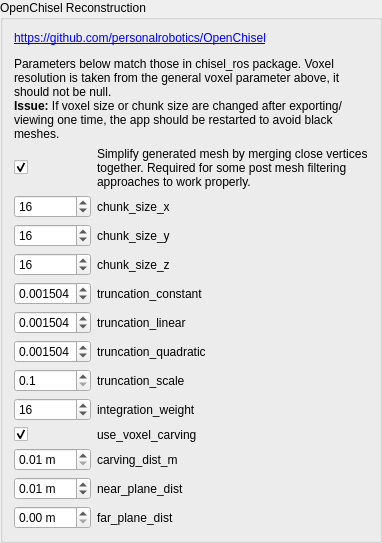
           <widget class="QGroupBox" name="groupBox_openchisel">
            <property name="title">
             <string>OpenChisel Reconstruction</string>
            </property>
            <layout class="QVBoxLayout" name="verticalLayout_18">
             <item>
              <widget class="QLabel" name="label_26">
               <property name="text">
                <string>&lt;html&gt;&lt;head/&gt;&lt;body&gt;&lt;p&gt;&lt;a href=&quot;https://github.com/personalrobotics/OpenChisel&quot;&gt;&lt;span style=&quot; text-decoration: underline; color:#0000ff;&quot;&gt;https://github.com/personalrobotics/OpenChisel&lt;/span&gt;&lt;/a&gt;&lt;/p&gt;&lt;p&gt;Parameters below match those in chisel_ros package. Voxel resolution is taken from the general voxel parameter above, it should not be null. &lt;br/&gt;&lt;span style=&quot; font-weight:600;&quot;&gt;Issue: &lt;/span&gt;If voxel size or chunk size are changed after exporting/viewing one time, the app should be restarted to avoid black meshes.&lt;/p&gt;&lt;/body&gt;&lt;/html&gt;</string>
               </property>
               <property name="wordWrap">
                <bool>true</bool>
               </property>
               <property name="openExternalLinks">
                <bool>true</bool>
               </property>
              </widget>
             </item>
             <item>
              <layout class="QGridLayout" name="gridLayout_19" columnstretch="0,1">
               <item row="4" column="1">
                <widget class="QLabel" name="label_36">
                 <property name="text">
                  <string>truncation_constant</string>
                 </property>
                 <property name="wordWrap">
                  <bool>true</bool>
                 </property>
                </widget>
               </item>
               <item row="3" column="1">
                <widget class="QLabel" name="label_35">
                 <property name="text">
                  <string>chunk_size_z</string>
                 </property>
                 <property name="wordWrap">
                  <bool>true</bool>
                 </property>
                </widget>
               </item>
               <item row="5" column="1">
                <widget class="QLabel" name="label_40">
                 <property name="text">
                  <string>truncation_linear</string>
                 </property>
                 <property name="wordWrap">
                  <bool>true</bool>
                 </property>
                </widget>
               </item>
               <item row="8" column="1">
                <widget class="QLabel" name="label_43">
                 <property name="text">
                  <string>integration_weight</string>
                 </property>
                 <property name="wordWrap">
                  <bool>true</bool>
                 </property>
                </widget>
               </item>
               <item row="11" column="1">
                <widget class="QLabel" name="label_46">
                 <property name="text">
                  <string>near_plane_dist</string>
                 </property>
                 <property name="wordWrap">
                  <bool>true</bool>
                 </property>
                </widget>
               </item>
               <item row="2" column="1">
                <widget class="QLabel" name="label_34">
                 <property name="text">
                  <string>chunk_size_y</string>
                 </property>
                 <property name="wordWrap">
                  <bool>true</bool>
                 </property>
                </widget>
               </item>
               <item row="2" column="0">
                <widget class="QSpinBox" name="spinBox_openchisel_chunk_size_y">
                 <property name="suffix">
                  <string/>
                 </property>
                 <property name="minimum">
                  <number>1</number>
                 </property>
                 <property name="maximum">
                  <number>99</number>
                 </property>
                 <property name="value">
                  <number>16</number>
                 </property>
                </widget>
               </item>
               <item row="4" column="0">
                <widget class="QDoubleSpinBox" name="doubleSpinBox_openchisel_truncation_constant">
                 <property name="suffix">
                  <string/>
                 </property>
                 <property name="decimals">
                  <number>6</number>
                 </property>
                 <property name="minimum">
                  <double>0.000001000000000</double>
                 </property>
                 <property name="maximum">
                  <double>1.000000000000000</double>
                 </property>
                 <property name="singleStep">
                  <double>0.001000000000000</double>
                 </property>
                 <property name="value">
                  <double>0.001504000000000</double>
                 </property>
                </widget>
               </item>
               <item row="3" column="0">
                <widget class="QSpinBox" name="spinBox_openchisel_chunk_size_z">
                 <property name="suffix">
                  <string/>
                 </property>
                 <property name="minimum">
                  <number>1</number>
                 </property>
                 <property name="maximum">
                  <number>99</number>
                 </property>
                 <property name="value">
                  <number>16</number>
                 </property>
                </widget>
               </item>
               <item row="1" column="0">
                <widget class="QSpinBox" name="spinBox_openchisel_chunk_size_x">
                 <property name="suffix">
                  <string/>
                 </property>
                 <property name="minimum">
                  <number>1</number>
                 </property>
                 <property name="maximum">
                  <number>99</number>
                 </property>
                 <property name="value">
                  <number>16</number>
                 </property>
                </widget>
               </item>
               <item row="1" column="1">
                <widget class="QLabel" name="label_31">
                 <property name="text">
                  <string>chunk_size_x</string>
                 </property>
                 <property name="wordWrap">
                  <bool>true</bool>
                 </property>
                </widget>
               </item>
               <item row="7" column="1">
                <widget class="QLabel" name="label_42">
                 <property name="text">
                  <string>truncation_scale</string>
                 </property>
                 <property name="wordWrap">
                  <bool>true</bool>
                 </property>
                </widget>
               </item>
               <item row="6" column="1">
                <widget class="QLabel" name="label_41">
                 <property name="text">
                  <string>truncation_quadratic</string>
                 </property>
                 <property name="wordWrap">
                  <bool>true</bool>
                 </property>
                </widget>
               </item>
               <item row="9" column="1">
                <widget class="QLabel" name="label_44">
                 <property name="text">
                  <string>use_voxel_carving</string>
                 </property>
                 <property name="wordWrap">
                  <bool>true</bool>
                 </property>
                </widget>
               </item>
               <item row="10" column="1">
                <widget class="QLabel" name="label_45">
                 <property name="text">
                  <string>carving_dist_m</string>
                 </property>
                 <property name="wordWrap">
                  <bool>true</bool>
                 </property>
                </widget>
               </item>
               <item row="12" column="1">
                <widget class="QLabel" name="label_47">
                 <property name="text">
                  <string>far_plane_dist</string>
                 </property>
                 <property name="wordWrap">
                  <bool>true</bool>
                 </property>
                </widget>
               </item>
               <item row="5" column="0">
                <widget class="QDoubleSpinBox" name="doubleSpinBox_openchisel_truncation_linear">
                 <property name="suffix">
                  <string/>
                 </property>
                 <property name="decimals">
                  <number>6</number>
                 </property>
                 <property name="minimum">
                  <double>0.000001000000000</double>
                 </property>
                 <property name="maximum">
                  <double>1.000000000000000</double>
                 </property>
                 <property name="singleStep">
                  <double>0.001000000000000</double>
                 </property>
                 <property name="value">
                  <double>0.001504000000000</double>
                 </property>
                </widget>
               </item>
               <item row="6" column="0">
                <widget class="QDoubleSpinBox" name="doubleSpinBox_openchisel_truncation_quadratic">
                 <property name="suffix">
                  <string/>
                 </property>
                 <property name="decimals">
                  <number>6</number>
                 </property>
                 <property name="minimum">
                  <double>0.000001000000000</double>
                 </property>
                 <property name="maximum">
                  <double>1.000000000000000</double>
                 </property>
                 <property name="singleStep">
                  <double>0.001000000000000</double>
                 </property>
                 <property name="value">
                  <double>0.001504000000000</double>
                 </property>
                </widget>
               </item>
               <item row="7" column="0">
                <widget class="QDoubleSpinBox" name="doubleSpinBox_openchisel_truncation_scale">
                 <property name="suffix">
                  <string/>
                 </property>
                 <property name="decimals">
                  <number>1</number>
                 </property>
                 <property name="minimum">
                  <double>0.100000000000000</double>
                 </property>
                 <property name="maximum">
                  <double>100.000000000000000</double>
                 </property>
                 <property name="singleStep">
                  <double>0.001000000000000</double>
                 </property>
                 <property name="value">
                  <double>0.100000000000000</double>
                 </property>
                </widget>
               </item>
               <item row="8" column="0">
                <widget class="QSpinBox" name="spinBox_openchisel_integration_weight">
                 <property name="suffix">
                  <string/>
                 </property>
                 <property name="minimum">
                  <number>1</number>
                 </property>
                 <property name="maximum">
                  <number>99</number>
                 </property>
                 <property name="value">
                  <number>16</number>
                 </property>
                </widget>
               </item>
               <item row="9" column="0">
                <widget class="QCheckBox" name="checkBox_openchisel_use_voxel_carving">
                 <property name="text">
                  <string/>
                 </property>
                 <property name="checked">
                  <bool>true</bool>
                 </property>
                </widget>
               </item>
               <item row="10" column="0">
                <widget class="QDoubleSpinBox" name="doubleSpinBox_openchisel_carving_dist_m">
                 <property name="suffix">
                  <string> m</string>
                 </property>
                 <property name="decimals">
                  <number>2</number>
                 </property>
                 <property name="minimum">
                  <double>0.010000000000000</double>
                 </property>
                 <property name="maximum">
                  <double>1.000000000000000</double>
                 </property>
                 <property name="singleStep">
                  <double>0.001000000000000</double>
                 </property>
                 <property name="value">
                  <double>0.010000000000000</double>
                 </property>
                </widget>
               </item>
               <item row="11" column="0">
                <widget class="QDoubleSpinBox" name="doubleSpinBox_openchisel_near_plane_dist">
                 <property name="suffix">
                  <string> m</string>
                 </property>
                 <property name="decimals">
                  <number>2</number>
                 </property>
                 <property name="minimum">
                  <double>0.000000000000000</double>
                 </property>
                 <property name="maximum">
                  <double>100.000000000000000</double>
                 </property>
                 <property name="singleStep">
                  <double>0.001000000000000</double>
                 </property>
                 <property name="value">
                  <double>0.010000000000000</double>
                 </property>
                </widget>
               </item>
               <item row="12" column="0">
                <widget class="QDoubleSpinBox" name="doubleSpinBox_openchisel_far_plane_dist">
                 <property name="suffix">
                  <string> m</string>
                 </property>
                 <property name="decimals">
                  <number>2</number>
                 </property>
                 <property name="minimum">
                  <double>0.000000000000000</double>
                 </property>
                 <property name="maximum">
                  <double>100.000000000000000</double>
                 </property>
                 <property name="singleStep">
                  <double>0.001000000000000</double>
                 </property>
                 <property name="value">
                  <double>0.000000000000000</double>
                 </property>
                </widget>
               </item>
               <item row="0" column="1">
                <widget class="QLabel" name="label_48">
                 <property name="text">
                  <string>Simplify generated mesh by merging close vertices together. Required for some post mesh filtering approaches to work properly.</string>
                 </property>
                 <property name="wordWrap">
                  <bool>true</bool>
                 </property>
                </widget>
               </item>
               <item row="0" column="0">
                <widget class="QCheckBox" name="checkBox_openchisel_mergeVertices">
                 <property name="text">
                  <string/>
                 </property>
                 <property name="checked">
                  <bool>true</bool>
                 </property>
                </widget>
               </item>
              </layout>
             </item>
            </layout>
           </widget>
